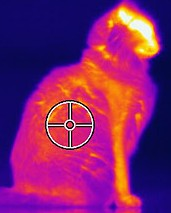
#> input picture JugendForscht/cat.jpg, 171 x 213 px, found by its file name
$ python bard__2nd_fourier_transform_infrared.py
#> lines starting #> are read from the running program, lines starting #| are printed output that depends on the picture
# -*- coding: utf-8 -*-
"""Bard_ 2nd_Fourier-Transform-infrared?.

Automatically generated by Colaboratory.

Original file is located at
    https://colab.research.google.com/drive/1LHxF9VZvKBKhlmZv5vEt2ZziqY2nawu1

To obtain a Fourier Transform from an infrared image, you can follow these steps:

1. Load the infrared image into a suitable image processing software package, such as Python with the OpenCV library or MATLAB.
2. Convert the image to grayscale, if it is not already.
3. Compute the Fourier Transform of the image using the `fft2()` function in OpenCV or `fft2()` in MATLAB.
4. Shift the zero-frequency component of the Fourier Transform to the center of the array using the `fftshift()` function in OpenCV or `fftshift()` in MATLAB.
5. Display the Fourier Transform image using the `imshow()` function in OpenCV or `imagesc()` in MATLAB.

The following Python code shows how to obtain a Fourier Transform from an infrared image and display it:
"""

import cv2
import numpy as np

# Load the infrared image
img = cv2.imread("cat.jpg", cv2.IMREAD_GRAYSCALE)
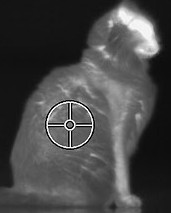
#> img: shape (213, 171); min 0, max 255, mean 71

# Compute the Fourier Transform of the image
#> (the run stopped early here; a loop or call above may not have finished)
